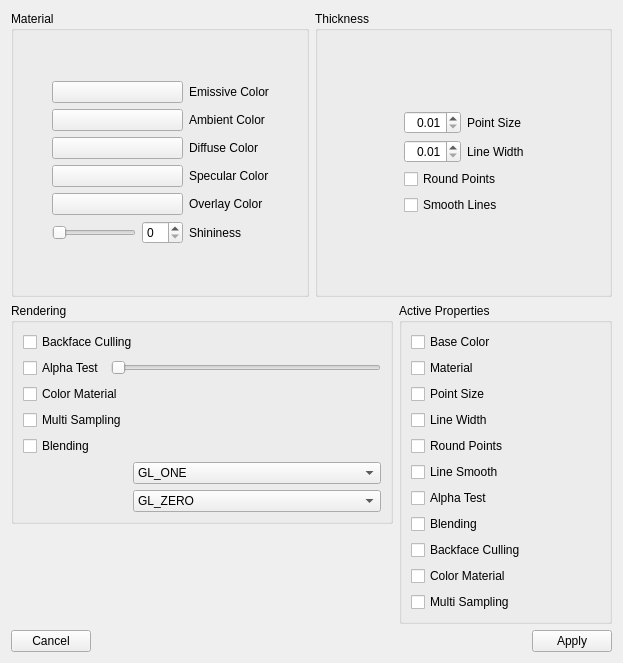
<?xml version="1.0" encoding="UTF-8"?>
<ui version="4.0">
 <class>QtMaterialDialogUi</class>
 <widget class="QWidget" name="QtMaterialDialogUi">
  <property name="geometry">
   <rect>
    <x>0</x>
    <y>0</y>
    <width>623</width>
    <height>663</height>
   </rect>
  </property>
  <property name="sizePolicy">
   <sizepolicy hsizetype="Minimum" vsizetype="Minimum">
    <horstretch>0</horstretch>
    <verstretch>0</verstretch>
   </sizepolicy>
  </property>
  <property name="windowTitle">
   <string>Edit Material</string>
  </property>
  <layout class="QVBoxLayout" name="verticalLayout_3">
   <item>
    <layout class="QHBoxLayout" name="horizontalLayout_3">
     <item>
      <widget class="QGroupBox" name="MaterialBox">
       <property name="sizePolicy">
        <sizepolicy hsizetype="Minimum" vsizetype="Minimum">
         <horstretch>0</horstretch>
         <verstretch>0</verstretch>
        </sizepolicy>
       </property>
       <property name="title">
        <string>Material</string>
       </property>
       <layout class="QGridLayout" name="MaterialBoxLayout">
        <property name="leftMargin">
         <number>9</number>
        </property>
        <property name="topMargin">
         <number>9</number>
        </property>
        <property name="rightMargin">
         <number>9</number>
        </property>
        <property name="bottomMargin">
         <number>9</number>
        </property>
        <property name="spacing">
         <number>6</number>
        </property>
        <item row="0" column="1">
         <spacer name="s4">
          <property name="orientation">
           <enum>Qt::Vertical</enum>
          </property>
          <property name="sizeHint" stdset="0">
           <size>
            <width>0</width>
            <height>0</height>
           </size>
          </property>
         </spacer>
        </item>
        <item row="1" column="0">
         <spacer>
          <property name="orientation">
           <enum>Qt::Horizontal</enum>
          </property>
          <property name="sizeHint" stdset="0">
           <size>
            <width>0</width>
            <height>0</height>
           </size>
          </property>
         </spacer>
        </item>
        <item row="1" column="1">
         <layout class="QGridLayout" name="ColorButtonLayout">
          <property name="leftMargin">
           <number>0</number>
          </property>
          <property name="topMargin">
           <number>0</number>
          </property>
          <property name="rightMargin">
           <number>0</number>
          </property>
          <property name="bottomMargin">
           <number>0</number>
          </property>
          <property name="spacing">
           <number>6</number>
          </property>
          <item row="0" column="0">
           <widget class="QtColorChooserButton" name="baseColorButton">
            <property name="toolTip">
             <string>Emitted color (Independent of light sources)</string>
            </property>
            <property name="statusTip">
             <string>Emitted color (Independent of light sources)</string>
            </property>
            <property name="whatsThis">
             <string>Emitted color (Independent of light sources)</string>
            </property>
            <property name="text">
             <string/>
            </property>
           </widget>
          </item>
          <item row="0" column="1">
           <widget class="QLabel" name="label">
            <property name="sizePolicy">
             <sizepolicy hsizetype="Minimum" vsizetype="Preferred">
              <horstretch>0</horstretch>
              <verstretch>0</verstretch>
             </sizepolicy>
            </property>
            <property name="text">
             <string>Emissive Color</string>
            </property>
           </widget>
          </item>
          <item row="1" column="0">
           <widget class="QtColorChooserButton" name="ambientColorButton">
            <property name="toolTip">
             <string>Ambient color</string>
            </property>
            <property name="statusTip">
             <string>Ambient color</string>
            </property>
            <property name="whatsThis">
             <string>Ambient color</string>
            </property>
            <property name="accessibleName">
             <string/>
            </property>
            <property name="text">
             <string/>
            </property>
           </widget>
          </item>
          <item row="1" column="1">
           <widget class="QLabel" name="label_2">
            <property name="sizePolicy">
             <sizepolicy hsizetype="Minimum" vsizetype="Preferred">
              <horstretch>0</horstretch>
              <verstretch>0</verstretch>
             </sizepolicy>
            </property>
            <property name="text">
             <string>Ambient Color</string>
            </property>
           </widget>
          </item>
          <item row="2" column="0">
           <widget class="QtColorChooserButton" name="diffuseColorButton">
            <property name="toolTip">
             <string>Diffuse color</string>
            </property>
            <property name="statusTip">
             <string>Diffuse color</string>
            </property>
            <property name="whatsThis">
             <string>Diffuse color</string>
            </property>
            <property name="text">
             <string/>
            </property>
           </widget>
          </item>
          <item row="2" column="1">
           <widget class="QLabel" name="label_3">
            <property name="sizePolicy">
             <sizepolicy hsizetype="Minimum" vsizetype="Preferred">
              <horstretch>0</horstretch>
              <verstretch>0</verstretch>
             </sizepolicy>
            </property>
            <property name="text">
             <string>Diffuse Color</string>
            </property>
           </widget>
          </item>
          <item row="3" column="0">
           <widget class="QtColorChooserButton" name="specularColorButton">
            <property name="toolTip">
             <string>Specular color</string>
            </property>
            <property name="statusTip">
             <string>Specular color</string>
            </property>
            <property name="whatsThis">
             <string>Specular color</string>
            </property>
            <property name="text">
             <string/>
            </property>
           </widget>
          </item>
          <item row="3" column="1">
           <widget class="QLabel" name="label_4">
            <property name="sizePolicy">
             <sizepolicy hsizetype="Minimum" vsizetype="Preferred">
              <horstretch>0</horstretch>
              <verstretch>0</verstretch>
             </sizepolicy>
            </property>
            <property name="text">
             <string>Specular Color</string>
            </property>
           </widget>
          </item>
          <item row="5" column="1">
           <widget class="QLabel" name="label_5">
            <property name="sizePolicy">
             <sizepolicy hsizetype="Minimum" vsizetype="Preferred">
              <horstretch>0</horstretch>
              <verstretch>0</verstretch>
             </sizepolicy>
            </property>
            <property name="text">
             <string>Shininess</string>
            </property>
           </widget>
          </item>
          <item row="5" column="0">
           <layout class="QHBoxLayout" name="horizontalLayout_4">
            <item>
             <widget class="QSlider" name="shininessSlider">
              <property name="sizePolicy">
               <sizepolicy hsizetype="Minimum" vsizetype="Fixed">
                <horstretch>0</horstretch>
                <verstretch>0</verstretch>
               </sizepolicy>
              </property>
              <property name="orientation">
               <enum>Qt::Horizontal</enum>
              </property>
             </widget>
            </item>
            <item>
             <widget class="QSpinBox" name="shininessBox"/>
            </item>
           </layout>
          </item>
          <item row="4" column="1">
           <widget class="QLabel" name="label_8">
            <property name="text">
             <string>Overlay Color</string>
            </property>
           </widget>
          </item>
          <item row="4" column="0">
           <widget class="QtColorChooserButton" name="overlayColorButton">
            <property name="toolTip">
             <string>Overlay color</string>
            </property>
            <property name="statusTip">
             <string>Overlay color</string>
            </property>
            <property name="whatsThis">
             <string>&lt;html&gt;&lt;head/&gt;&lt;body&gt;&lt;p&gt;Additional Overlay color.&lt;/p&gt;&lt;p&gt;&lt;br/&gt;&lt;/p&gt;&lt;p&gt;This is mainly used for overlays, such as wireframe&lt;/p&gt;&lt;/body&gt;&lt;/html&gt;</string>
            </property>
            <property name="text">
             <string/>
            </property>
           </widget>
          </item>
         </layout>
        </item>
        <item row="1" column="2">
         <spacer name="s3">
          <property name="orientation">
           <enum>Qt::Horizontal</enum>
          </property>
          <property name="sizeHint" stdset="0">
           <size>
            <width>0</width>
            <height>0</height>
           </size>
          </property>
         </spacer>
        </item>
        <item row="2" column="1">
         <spacer>
          <property name="orientation">
           <enum>Qt::Vertical</enum>
          </property>
          <property name="sizeType">
           <enum>QSizePolicy::MinimumExpanding</enum>
          </property>
          <property name="sizeHint" stdset="0">
           <size>
            <width>0</width>
            <height>0</height>
           </size>
          </property>
         </spacer>
        </item>
       </layout>
      </widget>
     </item>
     <item>
      <widget class="QGroupBox" name="ThicknessBox">
       <property name="sizePolicy">
        <sizepolicy hsizetype="Minimum" vsizetype="Minimum">
         <horstretch>0</horstretch>
         <verstretch>0</verstretch>
        </sizepolicy>
       </property>
       <property name="title">
        <string>Thickness</string>
       </property>
       <layout class="QGridLayout" name="ThicknessBoxLayout">
        <property name="leftMargin">
         <number>9</number>
        </property>
        <property name="topMargin">
         <number>9</number>
        </property>
        <property name="rightMargin">
         <number>9</number>
        </property>
        <property name="bottomMargin">
         <number>9</number>
        </property>
        <property name="spacing">
         <number>6</number>
        </property>
        <item row="1" column="1">
         <layout class="QVBoxLayout">
          <property name="spacing">
           <number>6</number>
          </property>
          <property name="leftMargin">
           <number>0</number>
          </property>
          <property name="topMargin">
           <number>0</number>
          </property>
          <property name="rightMargin">
           <number>0</number>
          </property>
          <property name="bottomMargin">
           <number>0</number>
          </property>
          <item>
           <layout class="QGridLayout" name="PointLayout">
            <property name="leftMargin">
             <number>0</number>
            </property>
            <property name="topMargin">
             <number>0</number>
            </property>
            <property name="rightMargin">
             <number>0</number>
            </property>
            <property name="bottomMargin">
             <number>0</number>
            </property>
            <property name="spacing">
             <number>6</number>
            </property>
            <item row="0" column="0">
             <widget class="QDoubleSpinBox" name="pointSizeSpinBox">
              <property name="alignment">
               <set>Qt::AlignRight</set>
              </property>
              <property name="minimum">
               <double>0.010000000000000</double>
              </property>
             </widget>
            </item>
            <item row="1" column="0">
             <widget class="QDoubleSpinBox" name="lineWidthSpinBox">
              <property name="alignment">
               <set>Qt::AlignRight</set>
              </property>
              <property name="minimum">
               <double>0.010000000000000</double>
              </property>
             </widget>
            </item>
            <item row="0" column="1">
             <widget class="QLabel" name="label_6">
              <property name="sizePolicy">
               <sizepolicy hsizetype="Preferred" vsizetype="Preferred">
                <horstretch>0</horstretch>
                <verstretch>0</verstretch>
               </sizepolicy>
              </property>
              <property name="text">
               <string>Point Size</string>
              </property>
             </widget>
            </item>
            <item row="1" column="1">
             <widget class="QLabel" name="label_7">
              <property name="sizePolicy">
               <sizepolicy hsizetype="Preferred" vsizetype="Preferred">
                <horstretch>0</horstretch>
                <verstretch>0</verstretch>
               </sizepolicy>
              </property>
              <property name="text">
               <string>Line Width</string>
              </property>
             </widget>
            </item>
           </layout>
          </item>
          <item>
           <widget class="QCheckBox" name="roundPointsCheckBox">
            <property name="sizePolicy">
             <sizepolicy hsizetype="Preferred" vsizetype="Minimum">
              <horstretch>0</horstretch>
              <verstretch>0</verstretch>
             </sizepolicy>
            </property>
            <property name="text">
             <string>Round Points</string>
            </property>
           </widget>
          </item>
          <item>
           <widget class="QCheckBox" name="lineSmoothCheckBox">
            <property name="text">
             <string>Smooth Lines</string>
            </property>
           </widget>
          </item>
         </layout>
        </item>
        <item row="1" column="0">
         <spacer>
          <property name="orientation">
           <enum>Qt::Horizontal</enum>
          </property>
          <property name="sizeHint" stdset="0">
           <size>
            <width>0</width>
            <height>0</height>
           </size>
          </property>
         </spacer>
        </item>
        <item row="1" column="2">
         <spacer>
          <property name="orientation">
           <enum>Qt::Horizontal</enum>
          </property>
          <property name="sizeHint" stdset="0">
           <size>
            <width>0</width>
            <height>0</height>
           </size>
          </property>
         </spacer>
        </item>
        <item row="0" column="1">
         <spacer>
          <property name="orientation">
           <enum>Qt::Vertical</enum>
          </property>
          <property name="sizeHint" stdset="0">
           <size>
            <width>0</width>
            <height>0</height>
           </size>
          </property>
         </spacer>
        </item>
        <item row="2" column="1">
         <spacer>
          <property name="orientation">
           <enum>Qt::Vertical</enum>
          </property>
          <property name="sizeHint" stdset="0">
           <size>
            <width>0</width>
            <height>0</height>
           </size>
          </property>
         </spacer>
        </item>
       </layout>
      </widget>
     </item>
    </layout>
   </item>
   <item>
    <layout class="QHBoxLayout" name="horizontalLayout">
     <item>
      <layout class="QVBoxLayout" name="verticalLayout_2">
       <item>
        <widget class="QGroupBox" name="RenderingBox">
         <property name="title">
          <string>Rendering</string>
         </property>
         <layout class="QGridLayout" name="gridLayout">
          <item row="0" column="0" colspan="2">
           <widget class="QCheckBox" name="backfaceCulling">
            <property name="toolTip">
             <string>This checkbox controls if faces where only the 
back is visible should be rendered.</string>
            </property>
            <property name="layoutDirection">
             <enum>Qt::LeftToRight</enum>
            </property>
            <property name="text">
             <string>Backface Culling</string>
            </property>
           </widget>
          </item>
          <item row="1" column="0" colspan="2">
           <layout class="QHBoxLayout" name="horizontalLayout_2">
            <item>
             <widget class="QCheckBox" name="alphaTest">
              <property name="layoutDirection">
               <enum>Qt::LeftToRight</enum>
              </property>
              <property name="text">
               <string>Alpha Test</string>
              </property>
             </widget>
            </item>
            <item>
             <widget class="QSlider" name="alpha">
              <property name="maximum">
               <number>100</number>
              </property>
              <property name="orientation">
               <enum>Qt::Horizontal</enum>
              </property>
             </widget>
            </item>
           </layout>
          </item>
          <item row="4" column="0">
           <widget class="QCheckBox" name="blending">
            <property name="layoutDirection">
             <enum>Qt::LeftToRight</enum>
            </property>
            <property name="text">
             <string>Blending</string>
            </property>
           </widget>
          </item>
          <item row="5" column="1">
           <widget class="QComboBox" name="blendParam1">
            <property name="currentIndex">
             <number>1</number>
            </property>
            <item>
             <property name="text">
              <string>GL_ZERO</string>
             </property>
            </item>
            <item>
             <property name="text">
              <string>GL_ONE</string>
             </property>
            </item>
            <item>
             <property name="text">
              <string>GL_SRC_COLOR</string>
             </property>
            </item>
            <item>
             <property name="text">
              <string>GL_ONE_MINUS_SRC_COLOR</string>
             </property>
            </item>
            <item>
             <property name="text">
              <string>GL_DST_COLOR</string>
             </property>
            </item>
            <item>
             <property name="text">
              <string>GL_ONE_MINUS_DST_COLOR</string>
             </property>
            </item>
            <item>
             <property name="text">
              <string>GL_SRC_ALPHA</string>
             </property>
            </item>
            <item>
             <property name="text">
              <string>GL_ONE_MINUS_SRC_ALPHA</string>
             </property>
            </item>
            <item>
             <property name="text">
              <string>GL_DST_ALPHA</string>
             </property>
            </item>
            <item>
             <property name="text">
              <string>GL_ONE_MINUS_DST_ALPHA</string>
             </property>
            </item>
            <item>
             <property name="text">
              <string>GL_CONSTANT_COLOR</string>
             </property>
            </item>
            <item>
             <property name="text">
              <string>GL_ONE_MINUS_CONSTANT_COLOR</string>
             </property>
            </item>
            <item>
             <property name="text">
              <string>GL_CONSTANT_ALPHA</string>
             </property>
            </item>
            <item>
             <property name="text">
              <string>GL_ONE_MINUS_CONSTANT_ALPHA</string>
             </property>
            </item>
           </widget>
          </item>
          <item row="6" column="1">
           <widget class="QComboBox" name="blendParam2">
            <item>
             <property name="text">
              <string>GL_ZERO</string>
             </property>
            </item>
            <item>
             <property name="text">
              <string>GL_ONE</string>
             </property>
            </item>
            <item>
             <property name="text">
              <string>GL_SRC_COLOR</string>
             </property>
            </item>
            <item>
             <property name="text">
              <string>GL_ONE_MINUS_SRC_COLOR</string>
             </property>
            </item>
            <item>
             <property name="text">
              <string>GL_DST_COLOR</string>
             </property>
            </item>
            <item>
             <property name="text">
              <string>GL_ONE_MINUS_DST_COLOR</string>
             </property>
            </item>
            <item>
             <property name="text">
              <string>GL_SRC_ALPHA</string>
             </property>
            </item>
            <item>
             <property name="text">
              <string>GL_ONE_MINUS_SRC_ALPHA</string>
             </property>
            </item>
            <item>
             <property name="text">
              <string>GL_DST_ALPHA</string>
             </property>
            </item>
            <item>
             <property name="text">
              <string>GL_ONE_MINUS_DST_ALPHA</string>
             </property>
            </item>
            <item>
             <property name="text">
              <string>GL_CONSTANT_COLOR</string>
             </property>
            </item>
            <item>
             <property name="text">
              <string>GL_ONE_MINUS_CONSTANT_COLOR</string>
             </property>
            </item>
            <item>
             <property name="text">
              <string>GL_CONSTANT_ALPHA</string>
             </property>
            </item>
            <item>
             <property name="text">
              <string>GL_ONE_MINUS_CONSTANT_ALPHA</string>
             </property>
            </item>
           </widget>
          </item>
          <item row="2" column="0">
           <widget class="QCheckBox" name="colorMaterial">
            <property name="text">
             <string>Color Material</string>
            </property>
           </widget>
          </item>
          <item row="3" column="0">
           <widget class="QCheckBox" name="multiSampling">
            <property name="text">
             <string>Multi Sampling</string>
            </property>
           </widget>
          </item>
         </layout>
        </widget>
       </item>
       <item>
        <spacer name="sp1">
         <property name="orientation">
          <enum>Qt::Vertical</enum>
         </property>
         <property name="sizeHint" stdset="0">
          <size>
           <width>10</width>
           <height>0</height>
          </size>
         </property>
        </spacer>
       </item>
      </layout>
     </item>
     <item>
      <widget class="QGroupBox" name="groupBox_4">
       <property name="title">
        <string>Active Properties</string>
       </property>
       <layout class="QVBoxLayout" name="verticalLayout">
        <item>
         <widget class="QCheckBox" name="baseColorActive">
          <property name="text">
           <string>Base Color</string>
          </property>
         </widget>
        </item>
        <item>
         <widget class="QCheckBox" name="materialActive">
          <property name="text">
           <string>Material</string>
          </property>
         </widget>
        </item>
        <item>
         <widget class="QCheckBox" name="pointSizeActive">
          <property name="text">
           <string>Point Size</string>
          </property>
         </widget>
        </item>
        <item>
         <widget class="QCheckBox" name="lineWidthActive">
          <property name="text">
           <string>Line Width</string>
          </property>
         </widget>
        </item>
        <item>
         <widget class="QCheckBox" name="roundPointsActive">
          <property name="text">
           <string>Round Points</string>
          </property>
         </widget>
        </item>
        <item>
         <widget class="QCheckBox" name="lineSmoothActive">
          <property name="text">
           <string>Line Smooth</string>
          </property>
         </widget>
        </item>
        <item>
         <widget class="QCheckBox" name="alphaTestActive">
          <property name="text">
           <string>Alpha Test</string>
          </property>
         </widget>
        </item>
        <item>
         <widget class="QCheckBox" name="blendingActive">
          <property name="text">
           <string>Blending</string>
          </property>
         </widget>
        </item>
        <item>
         <widget class="QCheckBox" name="backfaceCullingActive">
          <property name="text">
           <string>Backface Culling</string>
          </property>
         </widget>
        </item>
        <item>
         <widget class="QCheckBox" name="colorMaterialActive">
          <property name="text">
           <string>Color Material</string>
          </property>
         </widget>
        </item>
        <item>
         <widget class="QCheckBox" name="multiSamplingActive">
          <property name="text">
           <string>Multi Sampling</string>
          </property>
         </widget>
        </item>
       </layout>
      </widget>
     </item>
    </layout>
   </item>
   <item>
    <layout class="QHBoxLayout" name="l1">
     <property name="spacing">
      <number>6</number>
     </property>
     <property name="leftMargin">
      <number>0</number>
     </property>
     <property name="topMargin">
      <number>0</number>
     </property>
     <property name="rightMargin">
      <number>0</number>
     </property>
     <property name="bottomMargin">
      <number>0</number>
     </property>
     <item>
      <widget class="QPushButton" name="cancelButton">
       <property name="text">
        <string>Cancel</string>
       </property>
      </widget>
     </item>
     <item>
      <spacer>
       <property name="orientation">
        <enum>Qt::Horizontal</enum>
       </property>
       <property name="sizeType">
        <enum>QSizePolicy::MinimumExpanding</enum>
       </property>
       <property name="sizeHint" stdset="0">
        <size>
         <width>0</width>
         <height>0</height>
        </size>
       </property>
      </spacer>
     </item>
     <item>
      <widget class="QPushButton" name="okButton">
       <property name="text">
        <string>Apply</string>
       </property>
      </widget>
     </item>
    </layout>
   </item>
  </layout>
 </widget>
 <customwidgets>
  <customwidget>
   <class>QtColorChooserButton</class>
   <extends>QPushButton</extends>
   <header>ACG/QtWidgets/QtColorChooserButton.hh</header>
  </customwidget>
 </customwidgets>
 <resources/>
 <connections>
  <connection>
   <sender>shininessSlider</sender>
   <signal>valueChanged(int)</signal>
   <receiver>shininessBox</receiver>
   <slot>setValue(int)</slot>
   <hints>
    <hint type="sourcelabel">
     <x>62</x>
     <y>240</y>
    </hint>
    <hint type="destinationlabel">
     <x>154</x>
     <y>245</y>
    </hint>
   </hints>
  </connection>
  <connection>
   <sender>shininessBox</sender>
   <signal>valueChanged(int)</signal>
   <receiver>shininessSlider</receiver>
   <slot>setValue(int)</slot>
   <hints>
    <hint type="sourcelabel">
     <x>161</x>
     <y>227</y>
    </hint>
    <hint type="destinationlabel">
     <x>75</x>
     <y>229</y>
    </hint>
   </hints>
  </connection>
 </connections>
</ui>
